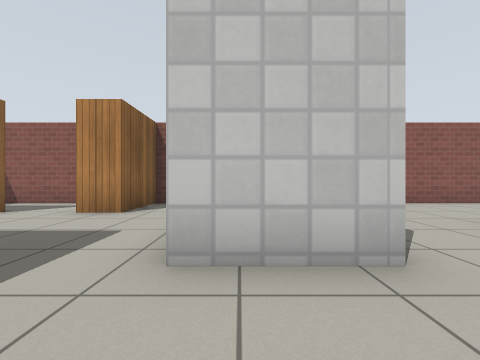
View 1 (above)

23 first-person views from a walk through a Gazebo world. The camera is 0.72 m above the floor, looks level and sees 90° across. The floor is counted in squares, 1 m on a side. Each view is taken from the middle of a square. On the plan, view 1 faces up. The plan holds only what a view shows up to about 9 squares ahead; the rest is blank. Gazebo's built-in surfaces are drawn with simple patterns.

View 2
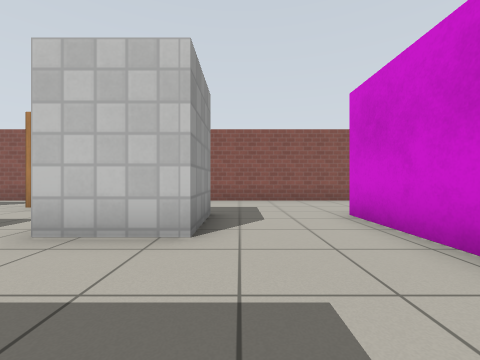

View 3
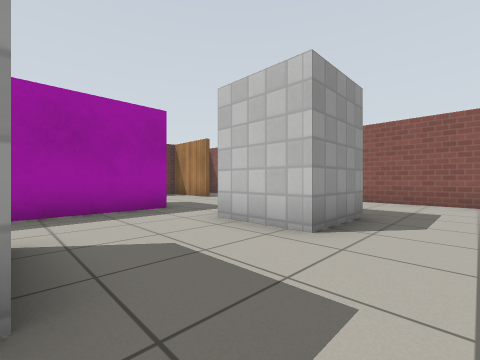

View 4
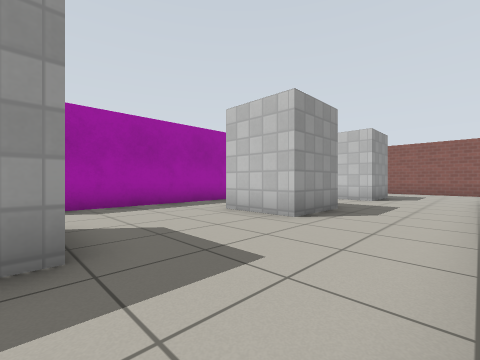

View 5
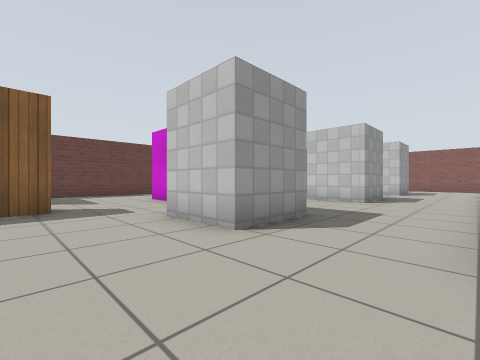

View 6
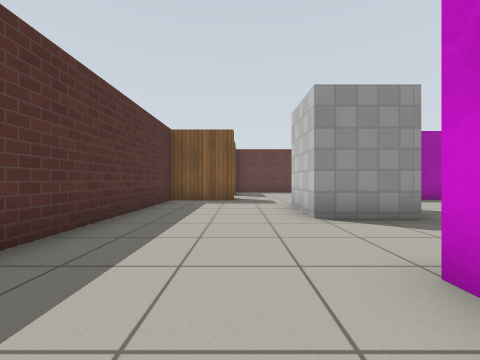

View 7
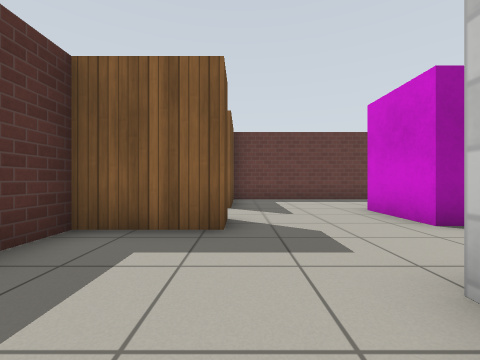

View 8
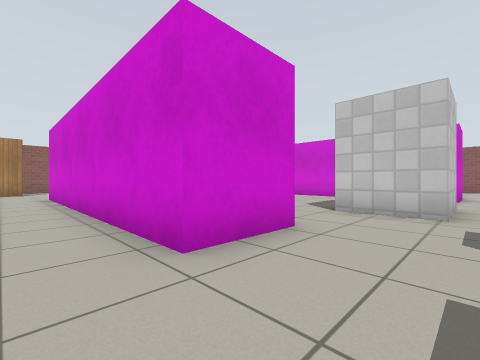

View 9
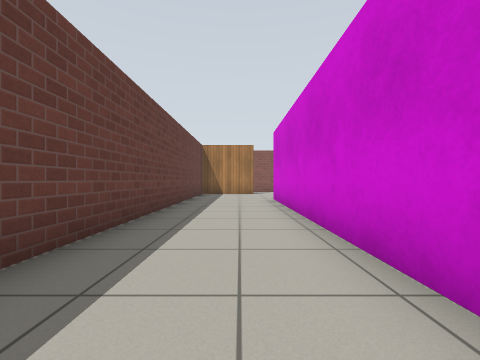

View 10
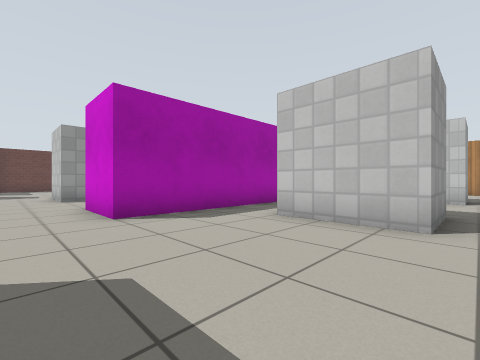

View 11
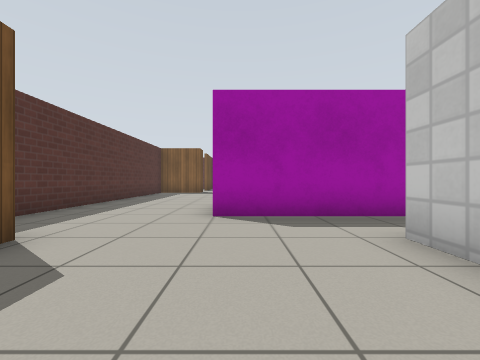

View 12
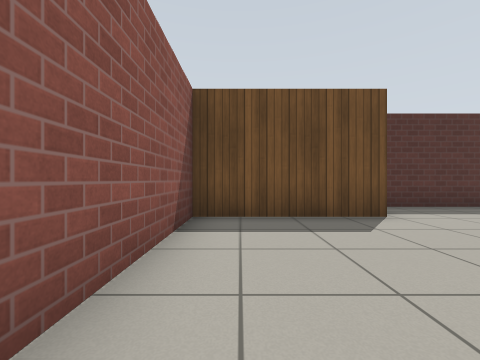

View 13
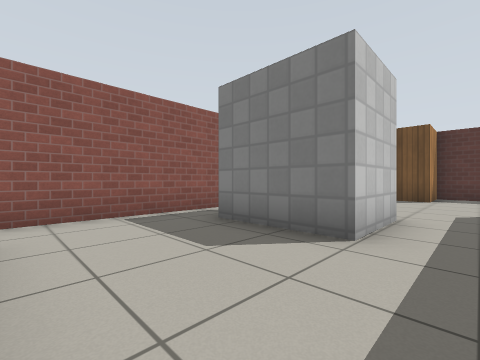

View 14
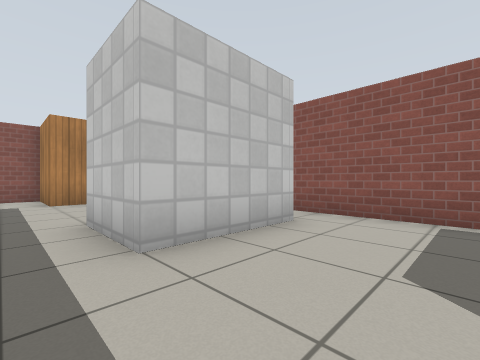

View 15
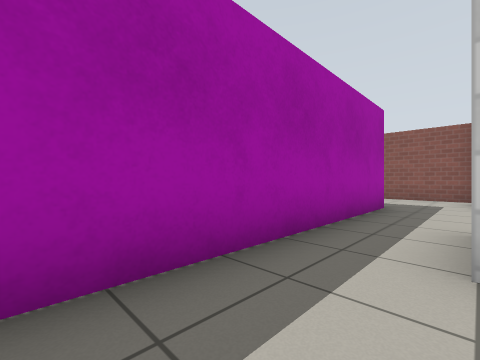

View 16
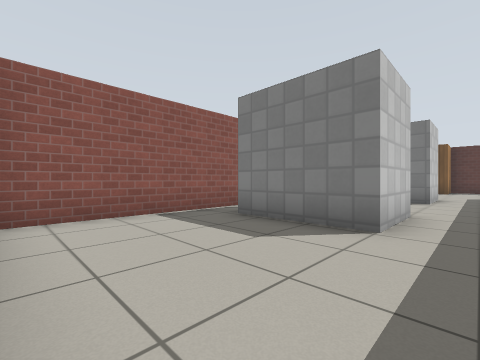

View 17
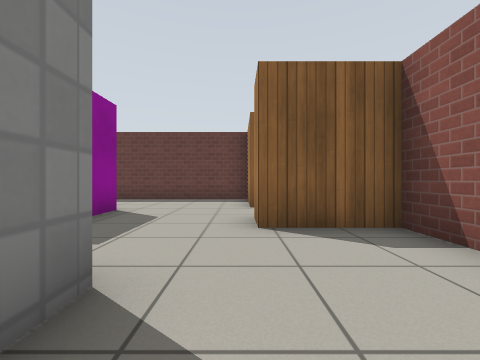

View 18
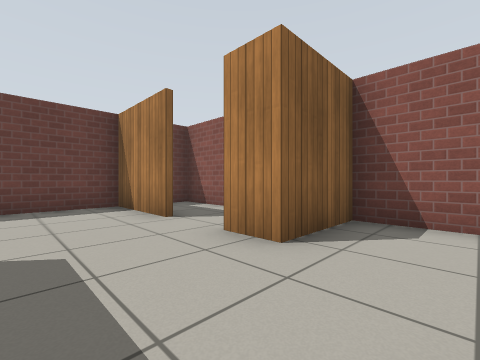

View 19
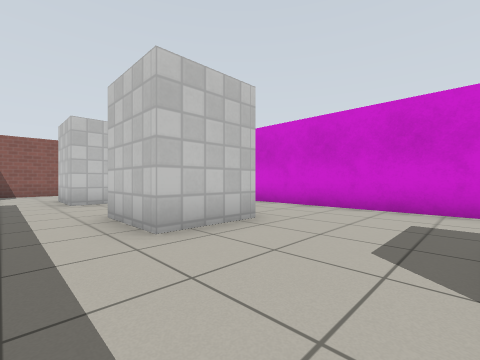

View 20
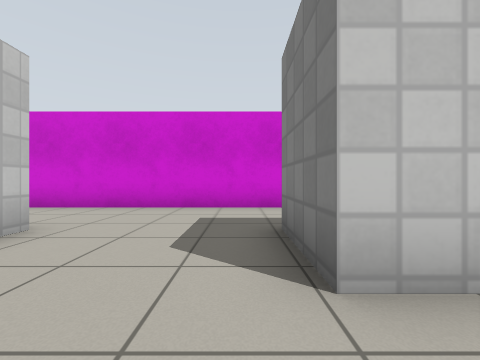

View 21
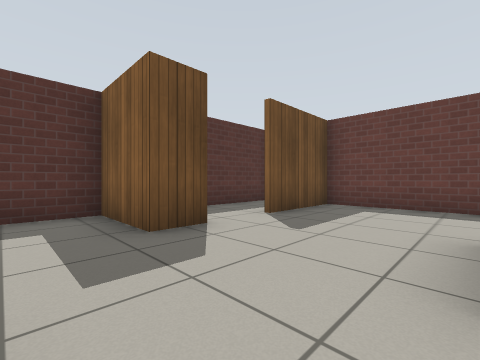

View 22
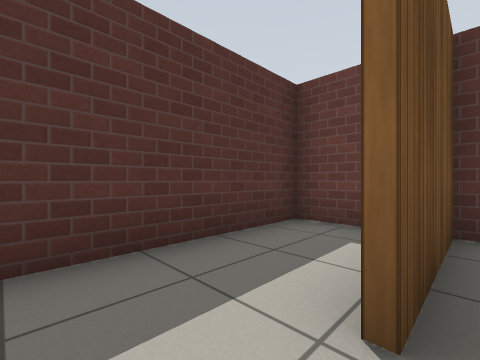

View 23
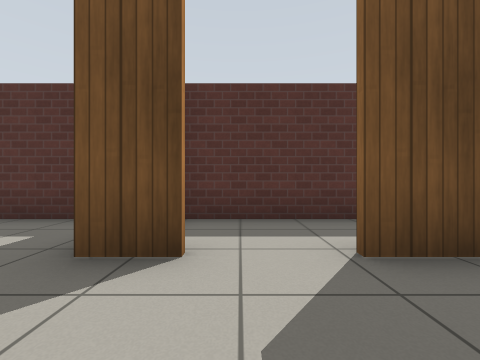

### Floor plan
Ten units are one square. View 1 is at (0, 0); x grows to the right and y downward. Boxes are objects, and circles mark ways between rooms. Rooms are numbered by the first view taken in them; rooms with no view inside come last. Other rooms are left out.
<svg viewBox="-84 -79 208 208">
<path fill="none" stroke="#000" d="M15 9 15 30 -5 30 -5 9M-27 -21 -27 70 -47 70 -47 -21 -37 -21M-5 66 15 66 15 86 -5 86 -5 66M43 -13 43 -40M15 -40 15 -20 -5 -20 -5 -40 1 -40M-52 -53 -79 -53 -79 102 -51 102M-35 102 -25 102 -25 124 81 124 81 107M63 86 43 86 43 5M-50 -74 -79 -74 -79 -69M80 -53 80 -74 -25 -74 -25 -53 -36 -53M105 60 80 60M81 107 119 107 119 69M63 66 63 86M108 6 80 6 80 -14M107 -8 107 2M80 60 80 40 105 40 105 60M119 51 119 -16M63 -15 63 66M89 -53 80 -53M63 -40 63 -15M80 -14 108 -14M119 -16 119 -50M-79 112 -79 124 -29 124"/>
<circle cx="70" cy="93" r="3" fill="#2a7"/>
<circle cx="70" cy="-50" r="3" fill="#2a7"/>
<circle cx="-45" cy="100" r="3" fill="#2a7"/>
<circle cx="110" cy="60" r="3" fill="#2a7"/>
<circle cx="70" cy="60" r="3" fill="#2a7"/>
<circle cx="110" cy="-5" r="3" fill="#2a7"/>
<circle cx="70" cy="-5" r="3" fill="#2a7"/>
<text x="-10" y="20">1</text>
<text x="90" y="80">2</text>
<text x="90" y="20">3</text>
<text x="90" y="-40">4</text>
<text x="-50" y="110">5</text>
</svg>
Room 1 opens to room 2. Room 1 opens to room 4. Room 1 opens to room 5. Room 2 opens to room 3. Room 3 opens to room 4.

Where each view was taken, in squares from view 1:
view 1: 0 up, 0 right, facing up
view 2: 1 down, 2 right, facing up
view 3: 1 down, 3 right, facing up-left
view 4: 7 down, 4 right, facing up-left
view 5: 11 down, 4 right, facing up-left
view 6: 10 down, 6 right, facing left
view 7: 10 down, 1 right, facing left
view 8: 9 down, 6 left, facing up-right
view 9: 7 down, 6 left, facing up
view 10: 10 down, 11 right, facing up-left
view 11: 8 down, 11 right, facing left
view 12: 6 down, 11 right, facing down
view 13: 1 down, 7 right, facing down-right
view 14: 3 down, 7 right, facing up-right
view 15: 3 down, 8 right, facing up-left
view 16: 5 up, 7 right, facing down-right
view 17: 5 up, 1 right, facing left
view 18: 3 up, 1 left, facing up-left
view 19: 6 down, 2 left, facing up-right
view 20: 6 down, 2 left, facing right
view 21: 7 down, 1 left, facing down-left
view 22: 10 down, 4 left, facing down-left
view 23: 8 down, 4 left, facing down
